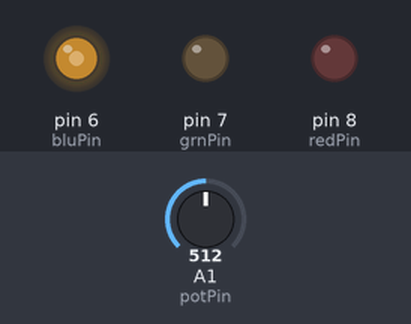
The sketch below on a simulated Arduino Uno, built with avr-gcc and run on an emulated ATmega328P. Shown: output pins drawn as LEDs (lit = HIGH). The inputs (shaded band) are chosen by the test bench; at power-on: A1 (potPin) = 512.

Above: at 1.2 s.
1.3 s: A1 (potPin) set to 400
2.8 s: A1 (potPin) set to 368
At 3.9 s:
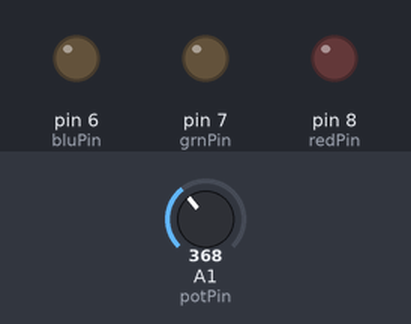
4.3 s: A1 (potPin) set to 273
5.8 s: A1 (potPin) set to 240
At 6.3 s:
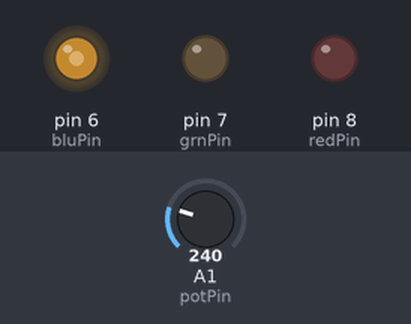
7.3 s: A1 (potPin) set to 266
At 7.6 s:
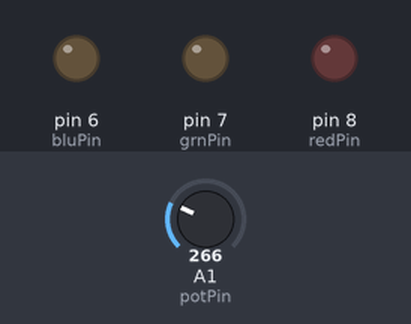
Timing chart, 0 to 9.8 s (numbered marks = the images above; inputs shaded):
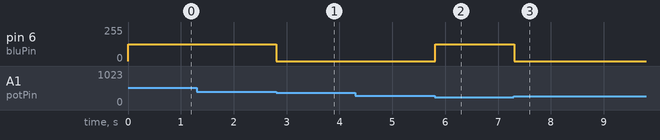

Measured:
- the behaviour switches between 384 and 383 on A1 (potPin) (found by bisection; images 0 and 1)
- the behaviour switches between 256 and 255 on A1 (potPin) (found by bisection; images 1 and 2)
- after the input at 1.3 s, every drawn part: stays the same
- after the input at 2.8 s, pin 6 (bluPin): 125/255 → 0/255 at once
- after the input at 4.3 s, every drawn part: stays the same
- after the input at 5.8 s, pin 6 (bluPin): 0/255 → 125/255 at once
- after the input at 7.3 s, pin 6 (bluPin): 125/255 → 0/255 at once

The sketch:

_8_colors_RGB.ino
```cpp
/*
* This code, modified by Saverio Silli for Textile Academy 2017
* www.textileacademy.org
* It is made for an Attiny44, it can run on 3.2volts
* It uses a slider potentiometer to select 8 colors combination from a RGB LED
* the max brightness of the led is set to 125 as it is more bright than 256. Maybe should set 255? have to try
* based on a sketch by:
* Clay Shirky <clay.shirky@nyu.edu>
*/

// INPUT: Potentiometer should be connected to 5V and GND
int potPin = A1; // Potentiometer output connected to analog pin 3
int potVal = 0; // Variable to store the input from the potentiometer

// OUTPUT: Use digital pins 6-8 (attiny equivalent), with Pulse-width Modulation (PWM)
// LED's cathodes should be connected to digital GND (longer leg)
int redPin = 8;   // Red LED,   connected to digital pin 8
int grnPin = 7;  // Green LED, connected to digital pin 7
int bluPin = 6;  // Blue LED,  connected to digital pin 6

// Program variables
int redVal = 0;   // Variables to store the values to send to the pins
int grnVal = 0;
int bluVal = 0;

void setup()
{

}

// Main program
void loop()
{
  potVal = analogRead(potPin);   // read the potentiometer value at the input pin

  if (potVal < 128)  // Lowest eight of the potentiometer's range (0-128)
  {
    redVal = 125; // Red on
    grnVal = 0;   // Green off
    bluVal = 0;   // Blue off
  }
  else if (potVal < 256) // Second eight of potentiometer's range (128-256)
  {
    redVal = 0;   // Red off
    grnVal = 0;   // Green off
    bluVal = 125; // Blue on
  }
    else if (potVal < 384) // Third eight of potentiometer's range (256-384)
  {
    redVal = 0;   // Red off
    grnVal = 125; // Green on
    bluVal = 0;   // Blue off
  }
    else if (potVal < 512) // Fourth eight of potentiometer's range (384-512)
  {
    redVal = 0;   // Red off
    grnVal = 125; // Green on
    bluVal = 125; // Blue on
  }
    else if (potVal < 640) // Fifht eight of potentiometer's range (512-640)
  {
    redVal = 125; // Red on
    grnVal = 0;   // Green off
    bluVal = 125; // Blue on
  }
    else if (potVal < 768) // Sixth eight of potentiometer's range (640-768)
  {
    redVal = 125;  // Red on
    grnVal = 125; // Green on
    bluVal = 0;  // Blue off
  }
    else if (potVal < 896) // Seventh eight of potentiometer's range (768-896)
  {
    redVal = 125; // Red on
    grnVal = 125; // Green on
    bluVal = 125; // Blue on
  }
  else  // Upper eight of potentiometer"s range (896-1023)
  {
    redVal = 0; // Red off
    grnVal = 0; // Green off
    bluVal = 0; // Blue off
  }
  analogWrite(redPin, redVal);   // Write values to LED pins
  analogWrite(grnPin, grnVal);
  analogWrite(bluPin, bluVal);
  delay(100); // Delay to avoid blinkings and interference
}
```
